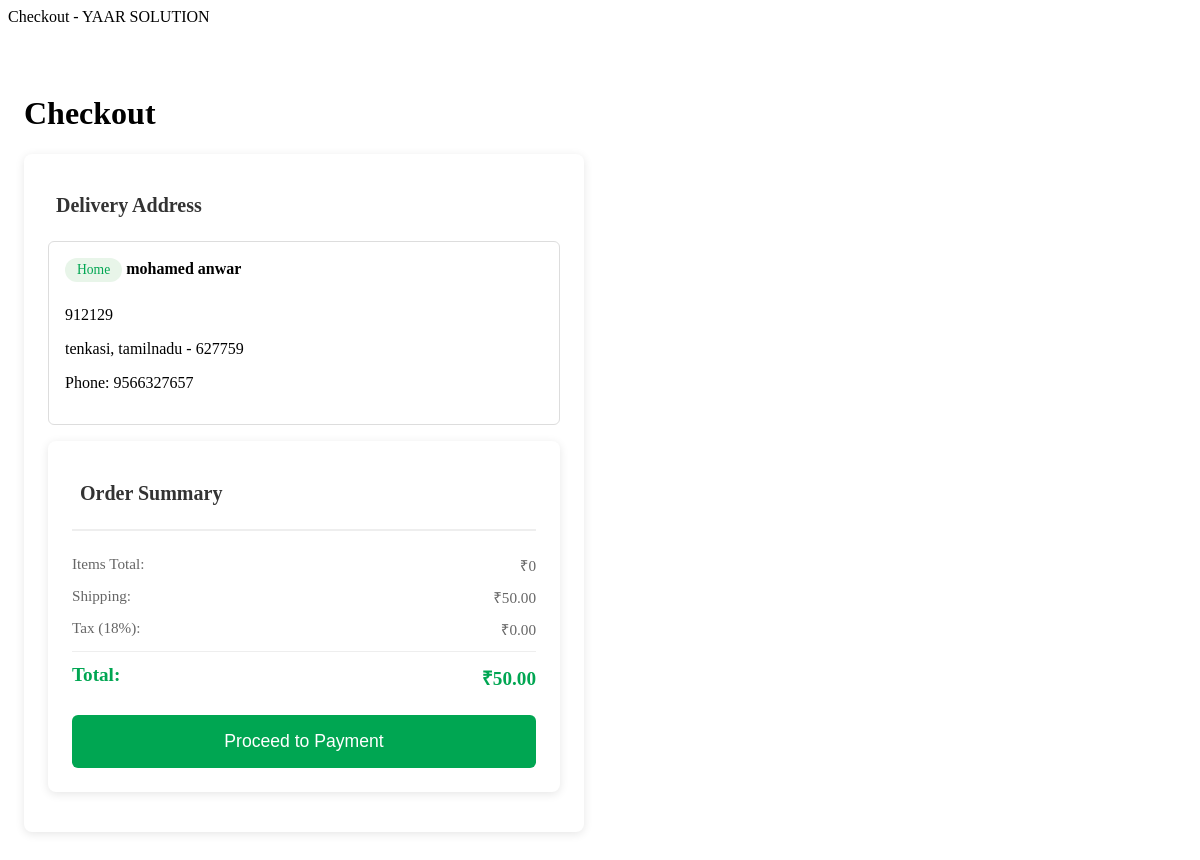
Screenshot of /checkout/ (signed in) with the database file from the repository.
### store/models.py (models this page shows, shortened)
class Address(models.Model):
    ADDRESS_TYPES = (
        ('home', 'Home'),
        ('work', 'Work'),
        ('other', 'Other')
    )
    STATES = (
        ('AP', 'Andhra Pradesh'),
        ('AR', 'Arunachal Pradesh'),
        ('WB', 'West Bengal'),
    )
    user = models.ForeignKey(User, on_delete=models.CASCADE, related_name='addresses')
    name = models.CharField(max_length=100)
    phone = models.CharField(max_length=15)
    alternate_phone = models.CharField(max_length=15, blank=True, null=True)
    street = models.CharField(max_length=255)
    landmark = models.CharField(max_length=100, blank=True, null=True)
    city = models.CharField(max_length=100)
    state = models.CharField(max_length=100, choices=STATES)
    pincode = models.CharField(max_length=10)
    type = models.CharField(max_length=10, choices=ADDRESS_TYPES, default='home')
    is_default = models.BooleanField(default=False)
    is_active = models.BooleanField(default=True)
    created_at = models.DateTimeField(auto_now_add=True)
    updated_at = models.DateTimeField(auto_now=True)
    class Meta:
        ordering = ['-is_default', '-created_at']
        verbose_name_plural = 'Addresses'
        indexes = [
            models.Index(fields=['user', 'is_default']),
            models.Index(fields=['pincode']),
        ]

### store/views.py (the view, shortened to what this page needs)
# urls.py: path('checkout/', views.checkout_view, name='checkout'),  # Keep only this checkout URL
@login_required
def checkout_view(request):
    addresses = Address.objects.filter(user=request.user)
    cart_manager = CartManager(request)
    cart = cart_manager.cart
    items_total = cart_manager.get_total
    shipping_fee = Decimal('50.00')
    tax_amount = items_total * Decimal('0.18')  # 18% GST
    total_amount = items_total + shipping_fee + tax_amount
    context = {
        'addresses': addresses,
        'cart': cart,
        'cart_items': cart.items.select_related('product', 'variant'),
        'RAZORPAY_KEY_ID': settings.RAZORPAY_KEY_ID,
        'items_total': items_total,
        'shipping_fee': shipping_fee,
        'tax_amount': tax_amount,
        'total_amount': total_amount
    }
    return render(request, 'store/checkout.html', context)

### store/context_processors.py (called while the page is built, shortened)
def cart_context(request):
    cart = request.session.get('cart', {})
    cart_items = []
    total_amount = Decimal('0.00')
    shipping = Decimal('50.00') if cart_items else Decimal('0.00')
    return {
        'cart_data': {
            'items': cart_items,
            'subtotal': str(total_amount),
            'shipping': str(shipping),
            'total': str(total_amount + shipping),
            'item_count': len(cart_items),
            'total_items': sum(item.get('quantity', 0) for item in cart.values())
        }
    }

### store/views.py (called while the page is built)
    @property
    def cart(self):
        if self._cart is None:
            if self.request.user.is_authenticated:
                self._cart, _ = Cart.objects.get_or_create(
                    user=self.request.user,
                    is_active=True
                )
            elif self.cart_id:
                self._cart = Cart.objects.filter(id=self.cart_id, is_active=True).first()
            if not self._cart:
                self._cart = Cart.objects.create()
            self.session['cart_id'] = self._cart.id
        return self._cart

    @property
    def get_total(self):
        return sum(item.total_price for item in self.cart.items.all())

### store/templates/store/checkout.html (shortened to what this page needs)
{% load static %}
{% load custom_filters %}
{% block extra_css %}
<link rel="stylesheet" href="{% static 'css/checkout2.css' %}">
{% endblock %}
{% block content %}
<div class="checkout-container">
    <h1>Checkout</h1>
    <div class="checkout-grid">
        <div class="checkout-section">
            <h2> Delivery Address</h2>
            <div class="address-list">
                {% if addresses %}
<form method="post" id="checkout-form" action="{% url 'store:checkout' %}">
    {% for address in addresses %}
    <div class="address-card">
        <label for="address_{{ address.id }}">
            <div class="address-type">{{ address.get_type_display }}</div>
            <strong>{{ address.name }}</strong>
            <p>{{ address.street }}</p>
            <p>{{ address.city }}, {{ address.state }} - {{ address.pincode }}</p>
            <p>Phone: {{ address.phone }}</p>
        </label>
    </div>
    {% endfor %}
    <div class="checkout-section">
        <h2> Order Summary</h2>
        <div class="order-totals">
            <div class="total-line">
                <span>Items Total:</span>
                <span>₹{{ items_total }}</span>
            </div>
            <div class="total-line">
                <span>Shipping:</span>
                <span>₹{{ shipping_fee }}</span>
            </div>
            <div class="total-line">
                <span>Tax (18%):</span>
                <span>₹{{ tax_amount }}</span>
            </div>
            <div class="total-line grand-total">
                <span>Total:</span>
                <span>₹{{ total_amount }}</span>
            </div>
        </div>
        <button type="submit" class="btn btn-primary checkout-btn" {% if not addresses %}disabled{% endif %}>
            Proceed to Payment
        </button>
    </div>
</form>
                {% else %}
                    <div class="no-address">
                        <p>No delivery addresses found</p>
                        <a href="{% url 'store:profile' %}?address_required=true"
                           class="btn btn-primary">Add New Address</a>
                    </div>
                {% endif %}
            </div>
        </div>
    </div>
</div>
{% endblock %}

### store/static/css/checkout2.css (style rules this page uses)
.checkout-container { max-width: 1200px; margin: 2rem auto; padding: 1rem; }
.checkout-grid { display: grid; grid-template-columns: 1fr 1fr; gap: 2rem; }
.checkout-section { background: white; padding: 1.5rem; border-radius: 8px; box-shadow: 0 2px 10px rgba(0, 0, 0, 0.1); }
.checkout-section h2 { font-size: 1.25rem; margin-bottom: 1.5rem; color: #333; display: flex; align-items: center; gap: 0.5rem; }
.address-card { border: 1px solid #ddd; border-radius: 6px; padding: 1rem; margin-bottom: 1rem; position: relative; cursor: pointer; transition: all 0.3s ease; }
.address-card label { display: block; cursor: pointer; }
.address-type { display: inline-block; padding: 0.25rem 0.75rem; background: #e8f5e9; color: #00a652; border-radius: 12px; font-size: 0.85rem; margin-bottom: 0.5rem; }
.order-totals { margin-top: 1.5rem; padding-top: 1.5rem; border-top: 2px solid #eee; }
.total-line { display: flex; justify-content: space-between; margin-bottom: 0.75rem; font-size: 0.95rem; color: #666; }
.grand-total { font-size: 1.2rem; font-weight: 600; color: #00a652; margin-top: 0.75rem; padding-top: 0.75rem; border-top: 1px solid #eee; }
.checkout-btn { width: 100%; padding: 1rem; background: #00a652; color: white; border: none; border-radius: 6px; font-size: 1.1rem; font-weight: 500; cursor: pointer; display: flex; align-items: center; justify-content: center; gap: 0.5rem; margin-top: 1.5rem; transition: all 0.3s ease; }

### rows the page displays
Address: type "Home", name "mohamed anwar", street "912129", city "tenkasi", state "tamilnadu", pincode "627759", phone "9566327657"

### other values shown
{{ items_total }} "0"
{{ shipping_fee }} "50.00"
{{ tax_amount }} "0.00"
{{ total_amount }} "50.00"
